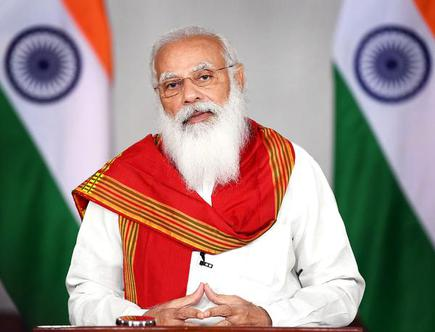
#> input picture World_leader classification/model/test_images/modi.jpg, 435 x 332 px; the run also reads 1 picture not shown here
$ jupyter execute --allow-errors World_leader_classifier_model.ipynb   (shell and % lines are left out)
#> lines starting #> are read from the running program, lines starting #| are printed output that depends on the picture
[cell 1]
import numpy as np
import cv2
import matplotlib
from matplotlib import pyplot as plt

[cell 2]
img = cv2.imread('./test_images/modi.jpg')
#> img is the input picture: shape (332, 435, 3); mean B, G, R 134, 139.2, 159.6
gray = cv2.cvtColor(img, cv2.COLOR_BGR2GRAY)
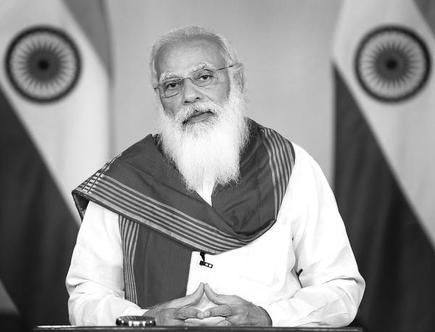
#> gray: shape (332, 435); min 0, max 255, mean 144.8
gray.shape
#> Out = (332, 435)

[cell 3]
plt.imshow(gray, cmap='gray')

[cell 4]
face_cascade = cv2.CascadeClassifier('./open_cv/haarcascades/haarcascade_frontalface_default.xml')
eye_cascade = cv2.CascadeClassifier('./open_cv/haarcascades/haarcascade_eye.xml')

faces = face_cascade.detectMultiScale(gray, 1.3, 5)
#> faces = ()
faces

#> (a cell that did not finish here is left out)

[cell 6]
def get_cropped_image_if_2_eyes(image_path):
    img = cv2.imread(image_path)
    if img is not None:
        gray = cv2.cvtColor(img, cv2.COLOR_BGR2GRAY)
    else:
        return None
    faces = face_cascade.detectMultiScale(gray, 1.3, 5)
    for (x,y,w,h) in faces:
        roi_gray = gray[y:y+h, x:x+w]
        roi_color = img[y:y+h, x:x+w]
        eyes = eye_cascade.detectMultiScale(roi_gray)
        if len(eyes) >= 2:
            return roi_color

[cell 7]
original_image = cv2.imread('./test_images/biden.jpg')
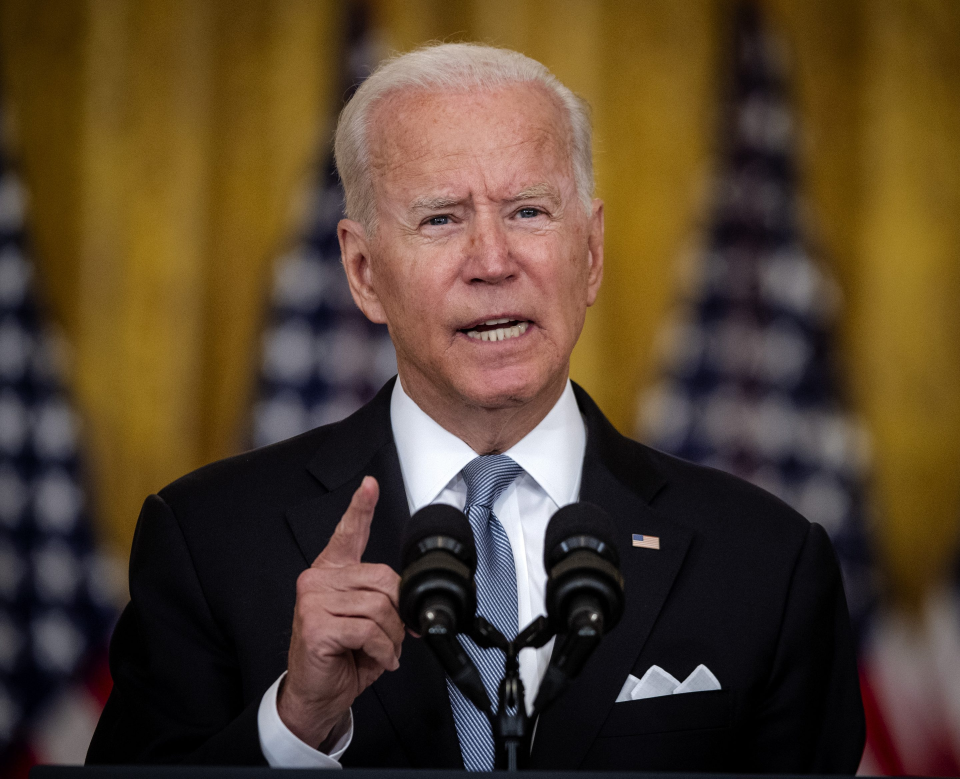
#> input picture World_leader classification/model/test_images/biden.jpg, 2880 x 2336 px (shown at 1/3 size)
#> original_image is the input picture: shape (2336, 2880, 3); mean B, G, R 46.1, 66, 84.6
plt.imshow(original_image)

[cell 8]
cropped_image = get_cropped_image_if_2_eyes('./test_images/Afghanistan_ To rebound after the....jpg')
#> in get_cropped_image_if_2_eyes, `gray = cv2.cvtColor(img, cv2.COLOR_BGR2GRAY)`:
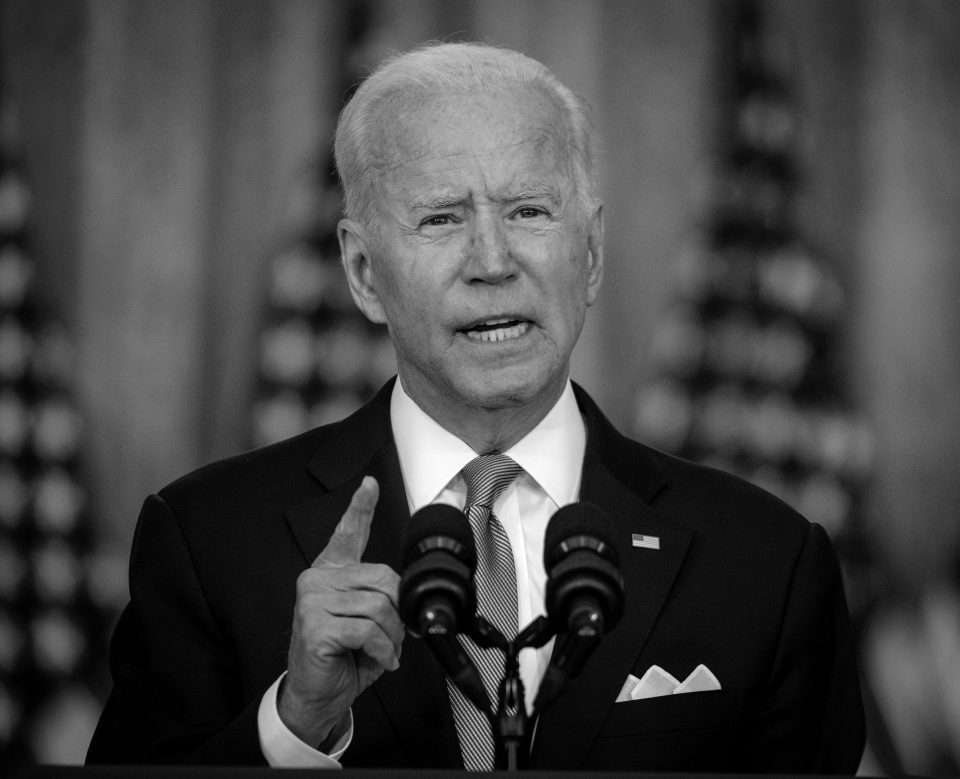
#> gray: shape (2336, 2880) (shown at 1/3 size); min 0, max 255, mean 69.3
#> in get_cropped_image_if_2_eyes, `faces = face_cascade.detectMultiScale(gray, 1.3, 5)`: faces = [[1101, 348, 735, 735]]
#> the loop in get_cropped_image_if_2_eyes, `for (x,y,w,h) in faces:` made 1 pass
#> pass 1, in get_cropped_image_if_2_eyes, `roi_gray = gray[y:y+h, x:x+w]`:
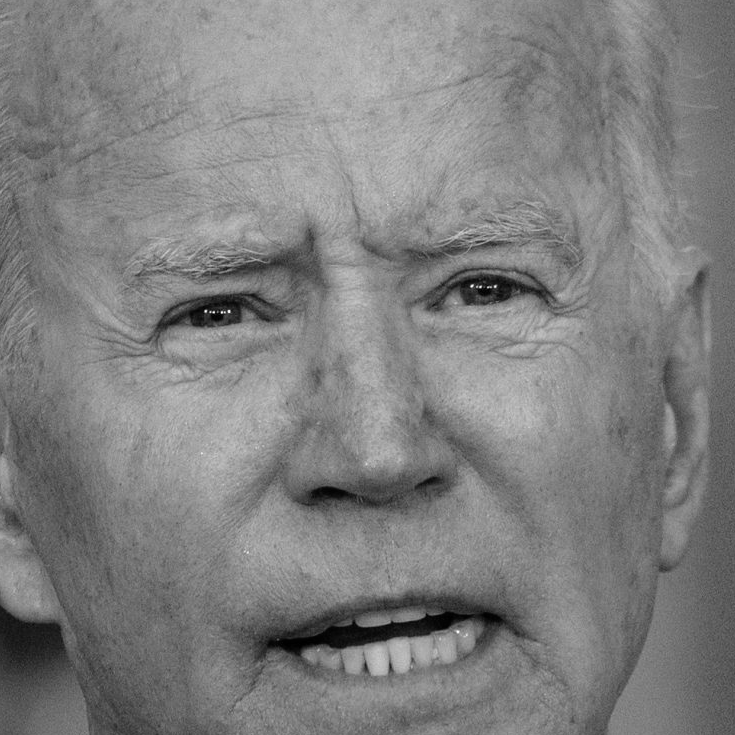
#> roi_gray: shape (735, 735); min 0, max 254, mean 128.1
#> pass 1, in get_cropped_image_if_2_eyes, `roi_color = img[y:y+h, x:x+w]`:
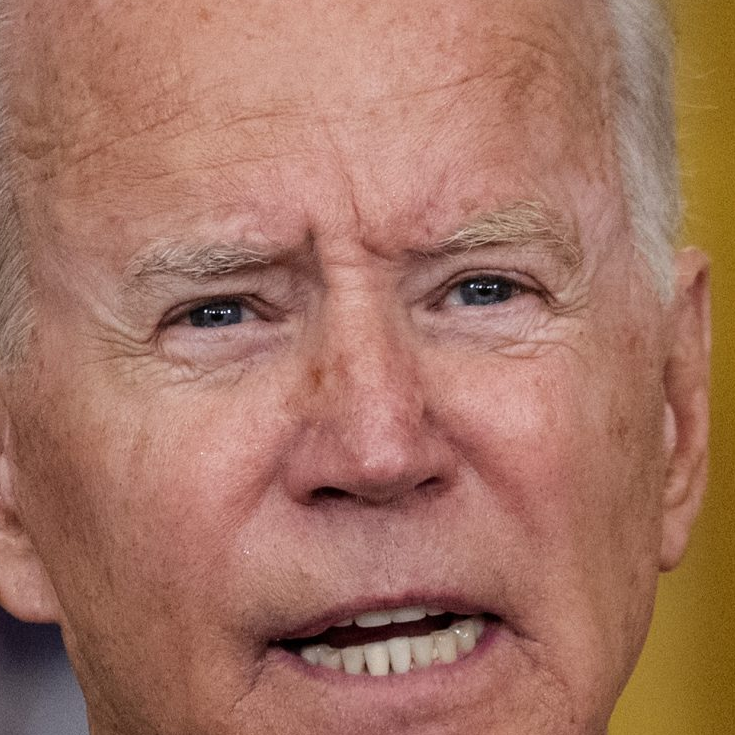
#> roi_color: shape (735, 735, 3); mean B, G, R 98.5, 115.7, 163.7
cropped_image

[cell 9]
path_to_data = "./dataset/"
path_to_cr_data = "./dataset/cropped/"
import os
img_dirs = []
for entry in os.scandir(path_to_data):
    if entry.is_dir():
        img_dirs.append(entry.path)
img_dirs

[cell 10]
import shutil
if os.path.exists(path_to_cr_data):
     shutil.rmtree(path_to_cr_data)
os.mkdir(path_to_cr_data)

[cell 11]
#remove files of format other than .png or .jpeg
for img_dir in img_dirs:
   for entry in os.scandir(img_dir):
       print(entry.path)
       image_path=entry.path.split('.')[-1]
       print(image_path)
       if image_path != 'jpg'and image_path !='jpeg':
           print(image_path)
           os.remove(entry.path)

[cell 12]
cropped_image_dirs = []
leader_names_dict = {}

for img_dir in img_dirs:
    count = 1
    leader_name = img_dir.split('/')[-1].split()[0]
    print(leader_name)

    leader_names_dict[leader_name] = []

    for entry in os.scandir(img_dir):
        roi_color = get_cropped_image_if_2_eyes(entry.path)
#> call 2 of get_cropped_image_if_2_eyes, with image_path = './dataset/biden - Google Search/0x0.jpg'
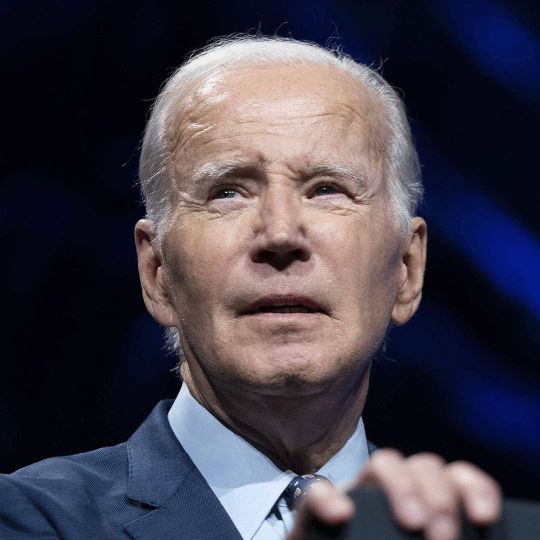
#> input picture World_leader classification/model/dataset/biden - Google Search/0x0.jpg, 1080 x 1080 px (shown at 1/2 size)
#> in get_cropped_image_if_2_eyes, img is the input picture: shape (1080, 1080, 3); mean B, G, R 73.8, 62, 66.3
#> in get_cropped_image_if_2_eyes (call 2), `gray = cv2.cvtColor(img, cv2.COLOR_BGR2GRAY)`:
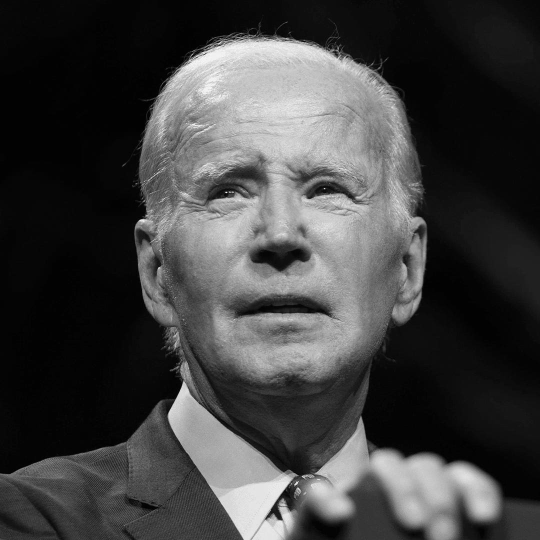
#> gray: shape (1080, 1080) (shown at 1/2 size); min 0, max 255, mean 64.6
#> in get_cropped_image_if_2_eyes (call 2), `faces = face_cascade.detectMultiScale(gray, 1.3, 5)`: faces = [[235, 102, 668, 668]]
#> the loop in get_cropped_image_if_2_eyes (call 2), `for (x,y,w,h) in faces:` made 1 pass
#> pass 1, in get_cropped_image_if_2_eyes (call 2), `roi_gray = gray[y:y+h, x:x+w]`:
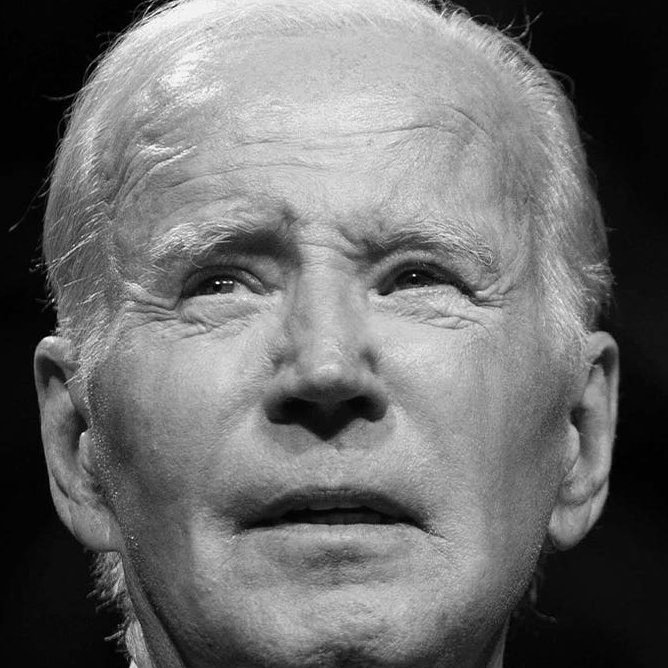
#> roi_gray: shape (668, 668); min 0, max 255, mean 107.9
#> pass 1, in get_cropped_image_if_2_eyes (call 2), `roi_color = img[y:y+h, x:x+w]`:
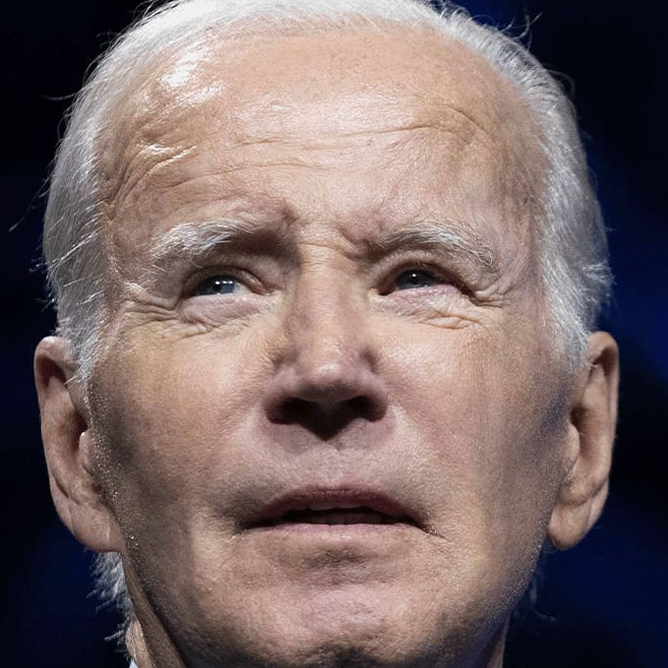
#> roi_color: shape (668, 668, 3); mean B, G, R 102.3, 102.9, 120
        if roi_color is not None:
            cropped_folder = path_to_cr_data + leader_name
            if not os.path.exists(cropped_folder):
                os.makedirs(cropped_folder)
                cropped_image_dirs.append(cropped_folder)
                print("Generating cropped images in folder: ",cropped_folder)

            cropped_file_name = leader_name + str(count) + ".png"
            cropped_file_path = cropped_folder + "/" + cropped_file_name

            cv2.imwrite(cropped_file_path, roi_color)
            leader_names_dict[leader_name].append(cropped_file_path)
            count += 1

[cell 13]
#from stackoverflow
import numpy as np
import pywt
import cv2

def w2d(img, mode='haar', level=1):
    imArray = img
    #Datatype conversions
    #convert to grayscale
    imArray = cv2.cvtColor( imArray,cv2.COLOR_RGB2GRAY )
    #convert to float
    imArray =  np.float32(imArray)
    imArray /= 255;
    # compute coefficients
    coeffs=pywt.wavedec2(imArray, mode, level=level)

    #Process Coefficients
    coeffs_H=list(coeffs)
    coeffs_H[0] *= 0;

    # reconstruction
    imArray_H=pywt.waverec2(coeffs_H, mode);
    imArray_H *= 255;
    imArray_H =  np.uint8(imArray_H)

    return imArray_H

[cell 14]
cropped_img = np.array(roi_color)
cropped_img.shape
#plt.imshow(cropped_img)
#> (the rest of this cell did not finish here and is left out)

[cell 15]
leader_names_dict

[cell 16]
class_dict={}
count=0
for leader_name in leader_names_dict.keys():
    class_dict[leader_name]=count
    count+=1
class_dict
